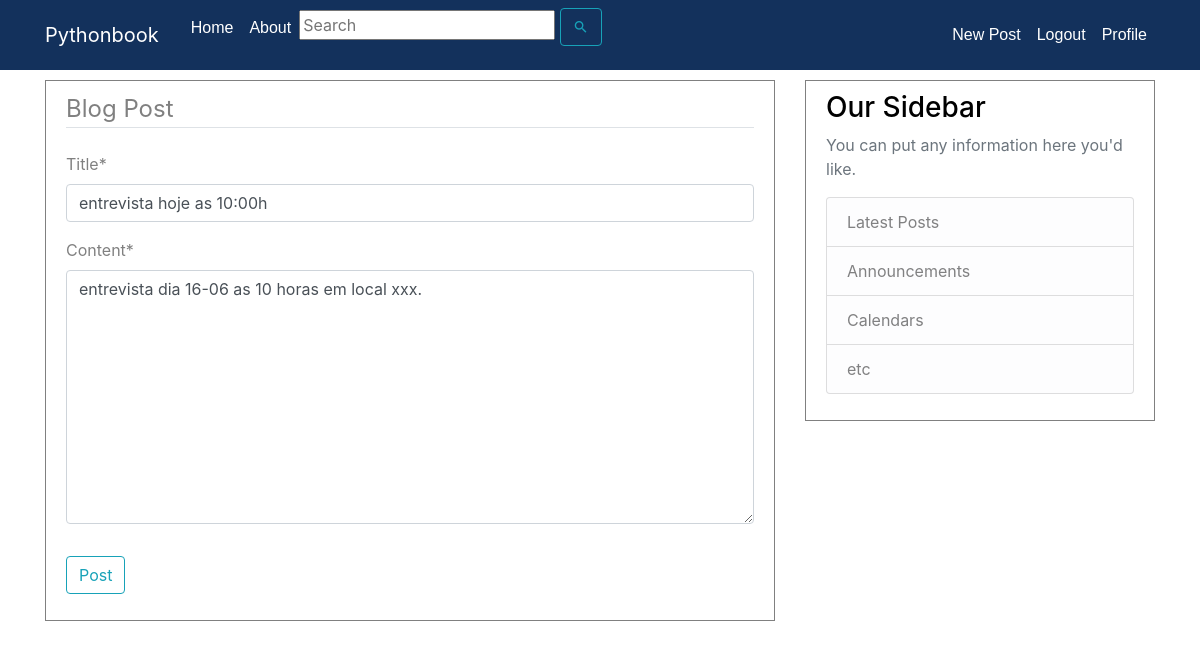
/post/35/update/ (signed in), run on the app's committed database.
### blog/models.py (models this page shows, shortened)
class Post(models.Model):
    title = models.CharField(max_length=100)
    content = models.TextField()
    date_posted = models.DateTimeField(default=timezone.now)
    author = models.ForeignKey(User, on_delete=models.CASCADE, related_name='author')

### blog/views.py (the view, shortened to what this page needs)
# urls.py: path('post/<int:pk>/update/', PostUpdateView.as_view(), name='post-update'),
class PostUpdateView(LoginRequiredMixin, UserPassesTestMixin, UpdateView):
    model = Post
    fields = ['title', 'content']
    def test_func(self):
        post = self.get_object()
        if self.request.user == post.author:
            return True
        return False

### blog/templates/blog/post_form.html (shortened to what this page needs)
{% extends "blog/base.html" %}
{% load crispy_forms_tags %}
{% block content %}
    <div class="content-section">
        <form method="POST">
            <fieldset class="form-group">
                <legend class="border-bottom mb-4">Blog Post</legend>
                {{ form|crispy }}
            </fieldset>
            <div class="form-group">
                <button class="btn btn-outline-info" type="submit">Post</button>
            </div>
        </form>
    </div>
{% endblock content %}

### blog/static/blog/main.css (style rules this page uses)
body { background: white; color: grey; margin-top: 5rem; }
.content-section { color:grey; padding: 10px 20px; border: 1px solid; margin-bottom: 20px; }

### data on the page
Post: title "entrevista hoje as 10:00h", content "entrevista dia 16-06 as 10 horas em local xxx."
